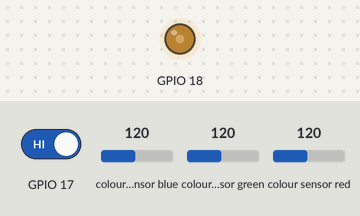
Recording of a program running on a simulated Raspberry Pi (BCM pin numbers). Shown: output pins drawn as LEDs (lit = HIGH). Inputs (shaded band) come from the test bench; at power-on: colour sensor blue 120, colour sensor green 120, colour sensor red 120, GPIO 17 HIGH. Library files of the repository ran but are not shown: TCS34725.py; what the program prints to the terminal is not drawn.

Above: at 3.2 s.
3.3 s: colour sensor blue set to 5
5.1 s: colour sensor green set to 5
7.0 s: colour sensor red set to 5
8.8 s: GPIO 17 driven LOW
Timing chart, 0 to 11.8 s (numbered marks = the images above; inputs shaded):
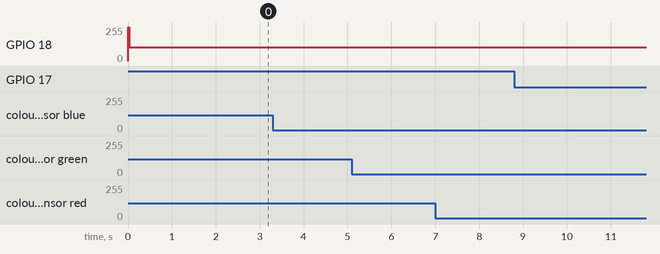

The program:

main.py
```python
#!/usr/bin/python
import time
import RPi.GPIO as GPIO
from TCS34725 import TCS34725

try:
    Light = TCS34725(0x29, debug=False)
    if Light.TCS34725_init() == 1:
        print("TCS34725 initialization error!!")
    else:
        print("TCS34725 initialization success!!")
    time.sleep(2)
    while True:
        Light.Get_RGBData()
        Light.GetRGB888()
        Light.GetRGB565()
        print("R: %d " % Light.RGB888_R, end="")
        print("G: %d " % Light.RGB888_G, end="")
        print("B: %d " % Light.RGB888_B, end="")
        print("C: %#x " % Light.C, end="")
        print("RGB565: %#x " % Light.RG565, end="")
        print("RGB888: %#x " % Light.RGB888, end="")
        print("LUX: %d " % Light.Get_Lux(), end="")
        print("CT: %dK " % Light.Get_ColorTemp(), end="")
        print("INT: %d " % Light.GetLux_Interrupt(0xFF00, 0x00FF))

except:
    GPIO.cleanup()
    print("\nProgram end")
    exit()
```

Measured:
- after the input at 3.3 s, every drawn part: stays the same
- after the input at 5.1 s, every drawn part: stays the same
- after the input at 7.0 s, every drawn part: stays the same
- after the input at 8.8 s, every drawn part: stays the same
